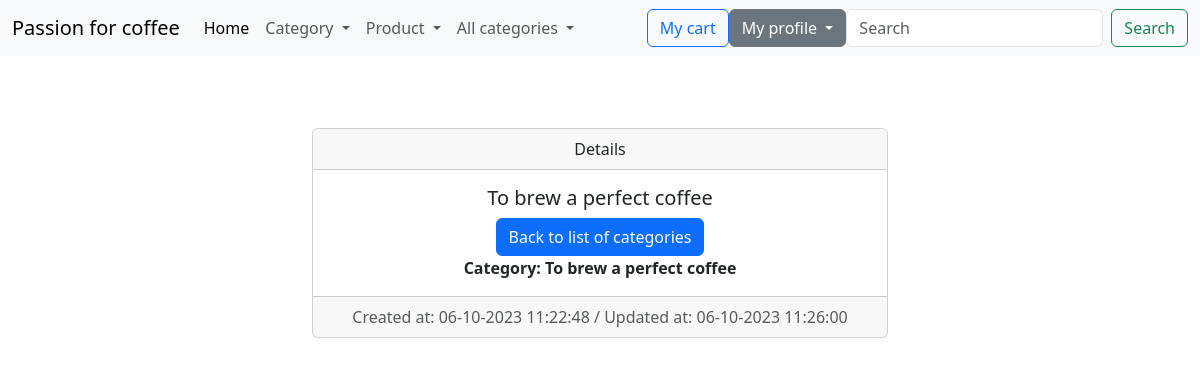
The page /detail_category/5/ (signed in) on the database its author committed.
### category/models.py (models this page shows)
class Category(models.Model):
    name = models.CharField(max_length=30)
    created_at = models.DateTimeField(auto_now_add=True)
    updated_at = models.DateTimeField(auto_now=True)
    def __str__(self):
        return f'{self.name}'

### category/views.py (the view)
# urls.py: path('detail_category/<int:pk>/', views.CategoryDetailView.as_view(), name='detail_category'),
class CategoryDetailView(LoginRequiredMixin, DetailView):
    template_name = 'category/detail_category.html'
    model = Category

### online_store/context_processors.py (called while the page is built)
def get_all_categories(request):
    return {'get_categories': Category.objects.all()}

### templates/category/detail_category.html (shortened to what this page needs)
{% extends 'base.html' %}
{% block content %}
    <div class="container-fluid">
        <div class="row">
            <div class="col-md-6 offset-md-3">
                <br><br><br>
                <div class="card text-center">
                    <div class="card-header">
                        Details
                    </div>
                    <div class="card-body">
                        <h5 class="card-title">{{ category }}</h5>
                        <a href="{% url 'list_of_categories' %}" class="btn btn-primary">Back to list of categories</a>
                        <p class="card-text"><b>Category: {{ category }}</b></p>
                    </div>
                    <div class="card-footer text-body-secondary">
                        Created at: {{ category.created_at|date:"d-m-Y H:i:s" }} / Updated at: {{ category.updated_at|date:"d-m-Y H:i:s" }}
                    </div>
                </div>
            </div>
        </div>
    </div>
{% endblock %}

### rows shown on the page
Category: name "To brew a perfect coffee", created_at "06-10-2023 11:22:48", updated_at "06-10-2023 11:26:00"
